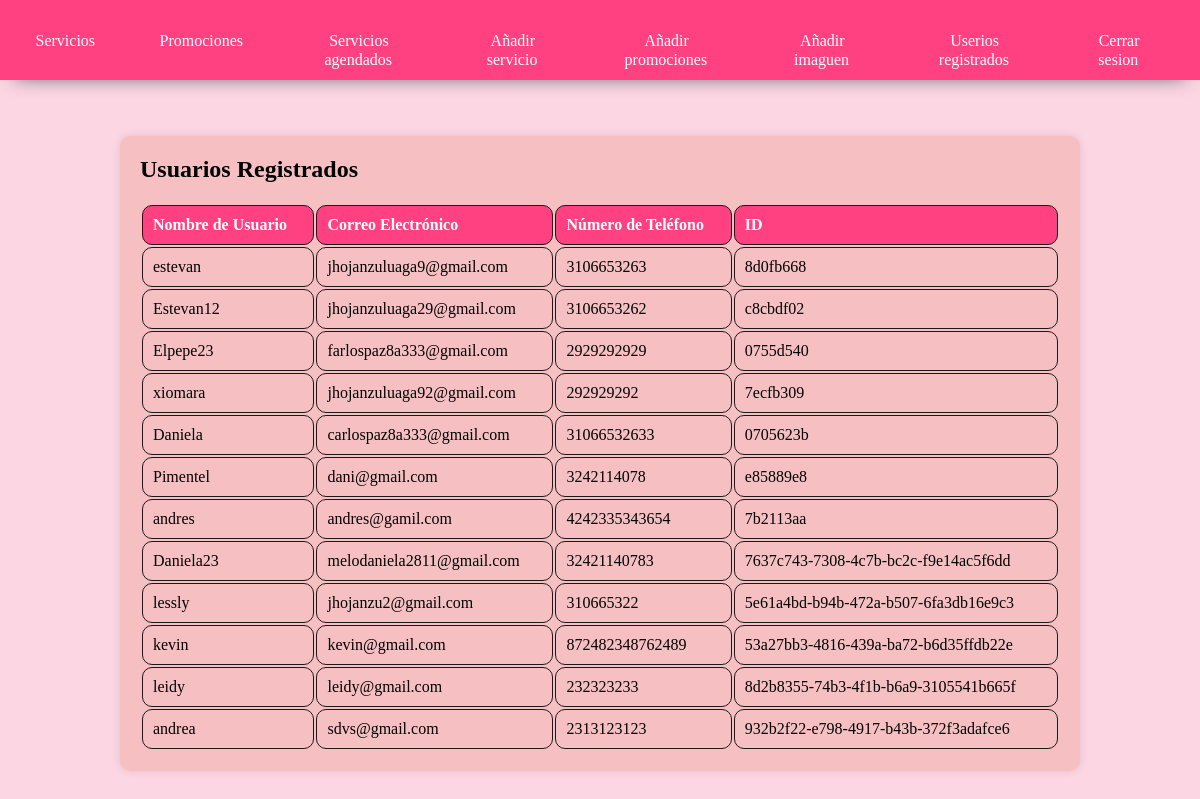
Screenshot of /userregistrados/ with the database file from the repository.
### DANI_NAIL_ART/models.py (models this page shows, shortened)
class CustomUser(AbstractUser):
    email = models.EmailField(unique=True)
    phone_number = models.CharField(max_length=15, unique=True)
    user_id = models.CharField(max_length=10, unique=True, default=uuid.uuid4)
    es_administrador = models.BooleanField(default=False)

### DANI_NAIL_ART/views.py (the view)
# urls.py: path('userregistrados/', user_list_view, name='user_list'),
def user_list_view(request):
    users = CustomUser.objects.all()
    return render(request, 'Register/userregistrados.html', {'users': users})

### DANI_NAIL_ART/templates/Register/userregistrados.html (shortened to what this page needs)
<!DOCTYPE html>
<html lang="es">
<head>
    {% extends "layouts/base_admin.html" %}
    {% load static %}
    {% block content %}
</head>
<body>
    <br><br>
    <div class="historial_usuario">
        <div>
            <h2>Usuarios Registrados</h2>
            <table class="user-tabla">
                <thead>
                    <tr>
                        <th>Nombre de Usuario</th>
                        <th>Correo Electrónico</th>
                        <th>Número de Teléfono</th>
                        <th>ID</th>
                    </tr>
                </thead>
                <tbody>
                    {% for user in users %}
                        <tr>
                            <td>{{ user.username }}</td>
                            <td>{{ user.email }}</td>
                            <td>{{ user.phone_number }}</td>
                            <td>{{ user.user_id }}</td>
                        </tr>
                    {% endfor %}
                </tbody>
            </table>
        </div>
    </div>
    {% endblock %}

### DANI_NAIL_ART/templates/layouts/base_admin.html (style rules this page uses)
* { padding: 0; margin: 0; box-sizing: border-box; }
body { background-color: #fcd6e2; }

### DANI_NAIL_ART/templates/Register/userregistrados.html (style rules this page uses)
.historial_usuario { width: 80%; margin: 20px auto; background-color: rgba(245, 187, 187, 0.8); padding: 20px; border-radius: 10px; box-shadow: 0 0 10px rgba(0, 0, 0, 0.1); }
.user-tabla { width: 100%; margin-top: 20px; border-radius: 10px; }
.user-tabla th, .user-tabla td { padding: 10px; border: 1px solid #1b1a1a; border-radius: 10px; text-align: left; }
.user-tabla th { background-color: #ff4081; color: white; }

### rows the page displays
CustomUser: username "estevan", email "jhojanzuluaga9@gmail.com", phone_number "3106653263", user_id "8d0fb668"
CustomUser: username "Estevan12", email "jhojanzuluaga29@gmail.com", phone_number "3106653262", user_id "c8cbdf02"
CustomUser: username "Elpepe23", email "farlospaz8a333@gmail.com", phone_number "2929292929", user_id "0755d540"
CustomUser: username "xiomara", email "jhojanzuluaga92@gmail.com", phone_number "292929292", user_id "7ecfb309"
CustomUser: username "Daniela", email "carlospaz8a333@gmail.com", phone_number "31066532633", user_id "0705623b"
CustomUser: username "Pimentel", email "dani@gmail.com", phone_number "3242114078", user_id "e85889e8"
CustomUser: username "andres", email "andres@gamil.com", phone_number "4242335343654", user_id "7b2113aa"
CustomUser: username "Daniela23", email "melodaniela2811@gmail.com", phone_number "32421140783", user_id "7637c743-7308-4c7b-bc2c-f9e14ac5f6dd"
CustomUser: username "lessly", email "jhojanzu2@gmail.com", phone_number "310665322", user_id "5e61a4bd-b94b-472a-b507-6fa3db16e9c3"
CustomUser: username "kevin", email "kevin@gmail.com", phone_number "872482348762489", user_id "53a27bb3-4816-439a-ba72-b6d35ffdb22e"
CustomUser: username "leidy", email "leidy@gmail.com", phone_number "232323233", user_id "8d2b8355-74b3-4f1b-b6a9-3105541b665f"
CustomUser: username "andrea", email "sdvs@gmail.com", phone_number "2313123123", user_id "932b2f22-e798-4917-b43b-372f3adafce6"
